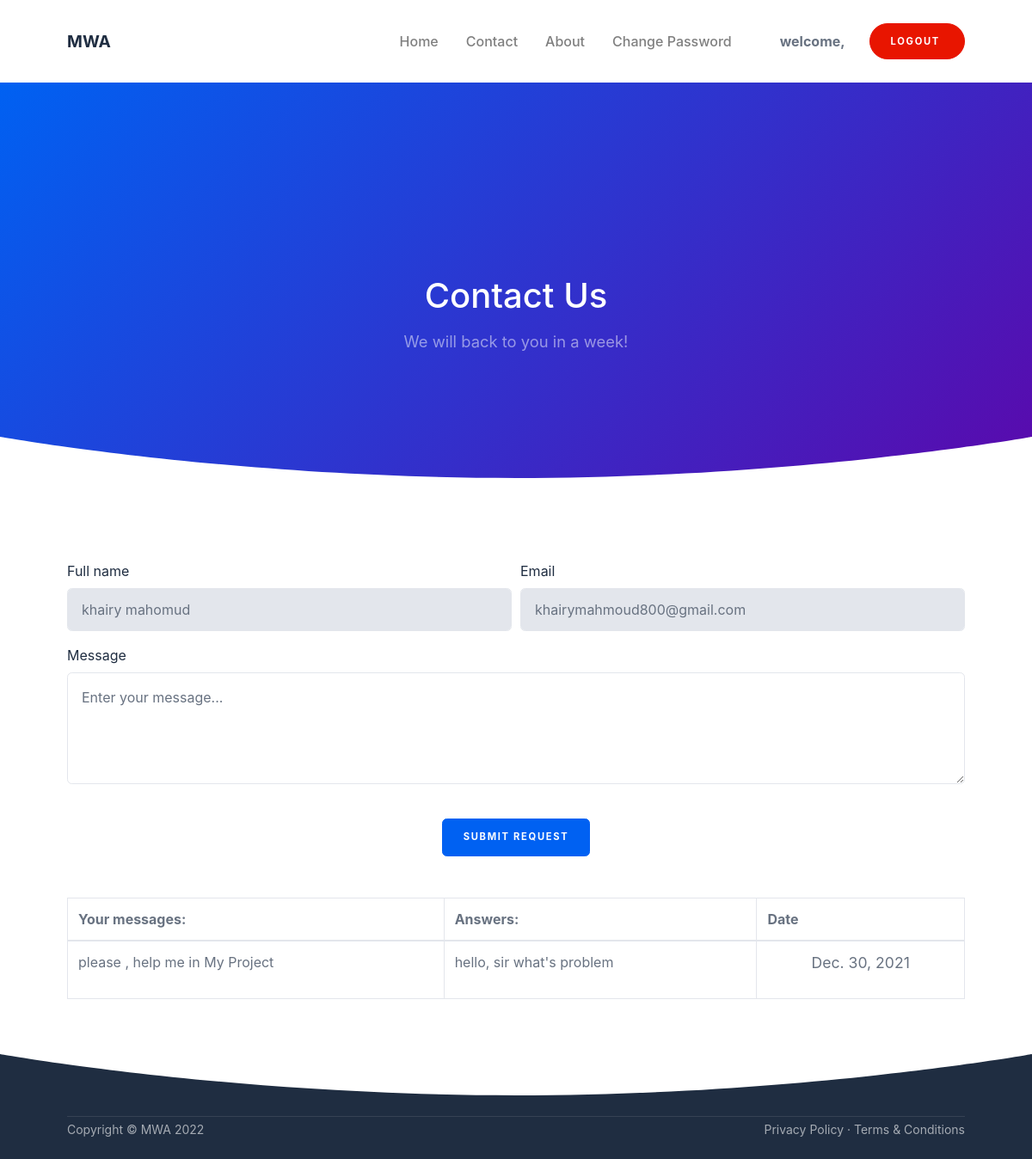
The app's page /contact (signed in) with its own data.
### Customer/models.py (models this page shows, shortened)
class Customer(models.Model):
    user_first = models.CharField(max_length=100)
    user_last = models.CharField(max_length=100)
    user_img = models.ImageField(upload_to='photo/',default='photo/265261750_2137137816444812_3009440320167266103_n.jpg')
    user_email = models.EmailField()
    user_pass = models.CharField(max_length=50)
    user_date_on = models.DateField(default=timezone.now)

class message(models.Model):
    meg_details = models.TextField()
    meg_status = models.CharField(choices=STATUS_MEG,default=('0', 'nonactive'),max_length=10)
    meg_date = models.DateField(default=timezone.now)
    cust_id = models.ForeignKey(Customer,on_delete=models.CASCADE)

### Home/views.py (the view, shortened to what this page needs)
# urls.py: path('contact',views.contact,name='contact'),
def contact(request):
    if request.session.get('email') == None:
        messages.warning(request,"You Must Login In")
        return render(request,'signin.html')
    else:
        customer_contact =  Customer.objects.get(user_email=request.session.get('email'))
        messages_send = message.objects.raw(f"SELECT * FROM Customer_message JOIN Customer_reply on Customer_reply.meg_id_id == Customer_message.id WHERE Customer_message.cust_id_id = {customer_contact.id}")
        data = {
            'customer_contact' : customer_contact,
            'messages_send' : messages_send,
        }
        return render(request,"contact.html",data)

### templates/contact.html (shortened to what this page needs)
{% extends 'base.html' %}
{% load static %}
{% block content %}
                    <header class="page-header page-header-dark bg-gradient-primary-to-secondary">
                        <div class="page-header-content pt-10">
                            <div class="container text-center">
                                <div class="row justify-content-center">
                                    <div class="col-lg-8">
                                        <h1 class="page-header-title mb-3">Contact Us</h1>
                                        <p class="page-header-text">We will back to you in a week!</p>
                                    </div>
                                </div>
                            </div>
                        </div>
                        <div class="svg-border-rounded text-white">
                            <svg xmlns="http://www.w3.org/2000/svg" viewBox="0 0 144.54 17.34" preserveAspectRatio="none" fill="currentColor"><path d="M144.54,17.34H0V0H144.54ZM0,0S32.36,17.34,72.27,17.34,144.54,0,144.54,0" /></svg>
                        </div>
                    </header>
                    <section class="bg-white py-10">
                        <div class="container">
                            <form method="post">
                                <div class="form-row">
                                    <div class="form-group col-md-6"><label class="text-dark" for="inputName">Full name</label><input class="form-control py-4" id="inputName"  value="{{customer_contact.user_first}} {{customer_contact.user_last}}" readonly type="text" placeholder="Full name" /></div>
                                    <div class="form-group col-md-6">
                                        <label class="text-dark" for="inputEmail">Email</label>
                                        <input class="form-control py-4" id="inputEmail" type="email"  value="{{customer_contact.user_email}}" readonly placeholder="name@example.com" />
                                    </div>
                                </div>
                                <div class="form-group"><label class="text-dark" for="inputMessage">Message</label>
                                    <textarea class="form-control py-3" id="inputMessage" type="text" name="message" placeholder="Enter your message..." rows="4"></textarea></div>
                                <div class="text-center">
                                    <button class="btn btn-primary btn-marketing mt-4" type="submit">Submit Request
                                    </button>
                                </div>
                            </form>
                            {% if messages_send %}
                            <table class="table table-bordered table-hover mt-5" id="dataTable" width="100%">
                                <thead>
                                    <tr>
                                        <th>Your messages:</th>
                                        <th>Answers:</th>
                                        <th>Date</th>
                                    </tr>
                                </thead>
                                <tbody>
                                    {% for message_send in messages_send  %}
                                        <tr>
                                            <td>
                                                {{message_send.meg_details}}
                                            </td>
                                            <td>
                                                <p class="">
                                                    {{message_send.re_details}}
                                                </p>
                                            </td>
                                            <td>
                                                <p class="lead text-center">
                                                    {{message_send.re_date}}
                                                </p>
                                            </td>
                                        </tr>
                                    {% endfor %}
                                </tbody>
                            </table>
                            {% endif %}
                        </div>
                        <div class="svg-border-rounded text-dark">
                            <svg xmlns="http://www.w3.org/2000/svg" viewBox="0 0 144.54 17.34" preserveAspectRatio="none" fill="currentColor"><path d="M144.54,17.34H0V0H144.54ZM0,0S32.36,17.34,72.27,17.34,144.54,0,144.54,0" /></svg>
                        </div>
                    </section>
            </div>
{% endblock content %}

### records on screen
Customer: user_first "khairy mahomud", user_email "khairymahmoud800@gmail.com"
message: meg_details "please , help me in My Project", re_details "hello, sir what's problem", re_date "Dec. 30, 2021"
